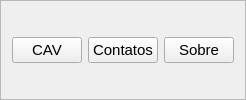
      <widget class="QFrame" name="frame_topo">
       <property name="frameShape">
        <enum>QFrame::StyledPanel</enum>
       </property>
       <property name="frameShadow">
        <enum>QFrame::Raised</enum>
       </property>
       <layout class="QHBoxLayout" name="horizontalLayout">
        <item>
         <widget class="QPushButton" name="btn_menu_cav">
          <property name="minimumSize">
           <size>
            <width>70</width>
            <height>22</height>
           </size>
          </property>
          <property name="maximumSize">
           <size>
            <width>50</width>
            <height>16777215</height>
           </size>
          </property>
          <property name="font">
           <font>
            <pointsize>11</pointsize>
           </font>
          </property>
          <property name="cursor">
           <cursorShape>PointingHandCursor</cursorShape>
          </property>
          <property name="styleSheet">
           <string notr="true">color: rgb(0, 0, 0);</string>
          </property>
          <property name="text">
           <string>CAV</string>
          </property>
         </widget>
        </item>
        <item>
         <widget class="QPushButton" name="btn_menu_contatos">
          <property name="minimumSize">
           <size>
            <width>70</width>
            <height>22</height>
           </size>
          </property>
          <property name="maximumSize">
           <size>
            <width>50</width>
            <height>16777215</height>
           </size>
          </property>
          <property name="font">
           <font>
            <pointsize>11</pointsize>
           </font>
          </property>
          <property name="cursor">
           <cursorShape>PointingHandCursor</cursorShape>
          </property>
          <property name="styleSheet">
           <string notr="true">color: rgb(0, 0, 0);</string>
          </property>
          <property name="text">
           <string>Contatos</string>
          </property>
         </widget>
        </item>
        <item>
         <widget class="QPushButton" name="btn_menu_sobre">
          <property name="minimumSize">
           <size>
            <width>70</width>
            <height>22</height>
           </size>
          </property>
          <property name="maximumSize">
           <size>
            <width>50</width>
            <height>16777215</height>
           </size>
          </property>
          <property name="font">
           <font>
            <pointsize>11</pointsize>
           </font>
          </property>
          <property name="cursor">
           <cursorShape>PointingHandCursor</cursorShape>
          </property>
          <property name="styleSheet">
           <string notr="true">color: rgb(0, 0, 0);</string>
          </property>
          <property name="text">
           <string>Sobre</string>
          </property>
         </widget>
        </item>
       </layout>
      </widget>
